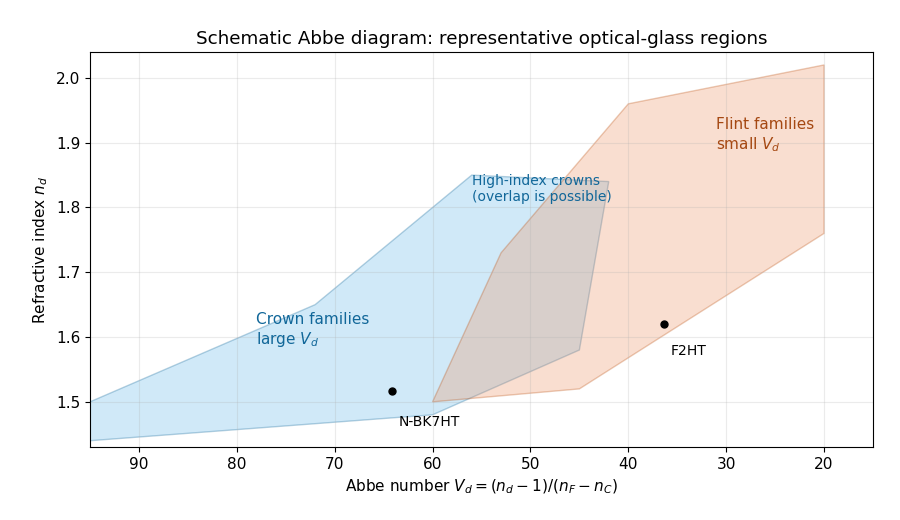

Write the Python code that produced this figure.
# Original exam-solution diagram; Python 3.14, matplotlib 3.10.7, numpy 2.3.5.
# Run beside the eventual paper with its working directory set to the mirrored _media directory.
import os
import tempfile
from pathlib import Path
# A caller may reuse its fresh publication namespace; standalone runs create one.
_cache_root = Path(os.environ['PAPER_338_PUBLICATION_CACHE']) if os.environ.get('PAPER_338_PUBLICATION_CACHE') else Path(tempfile.mkdtemp(prefix='2017-iii-paper-338-publication-', dir='/tmp'))
os.environ['MPLCONFIGDIR'] = str(_cache_root / 'mpl-cache')
os.environ['XDG_CACHE_HOME'] = str(_cache_root / 'xdg-cache')
import matplotlib
matplotlib.use('Agg')
import matplotlib.pyplot as plt
import numpy as np
from pathlib import Path
plt.rcParams.update({'font.size':11,'figure.facecolor':'white','axes.facecolor':'white','savefig.facecolor':'white','savefig.transparent':False})

from matplotlib.patches import Polygon
fig,ax=plt.subplots(figsize=(9,5.2),dpi=100);fig.subplots_adjust(left=.10,right=.97,bottom=.14,top=.90)
crown=np.array([[95,1.44],[60,1.48],[45,1.58],[42,1.84],[56,1.85],[72,1.65],[95,1.50]])
flint=np.array([[60,1.50],[45,1.52],[20,1.76],[20,2.02],[40,1.96],[53,1.73]])
ax.add_patch(Polygon(crown,facecolor='#66b7e8',edgecolor='#116799',alpha=.3));ax.add_patch(Polygon(flint,facecolor='#ed9365',edgecolor='#bc500f',alpha=.3))
ax.text(78,1.59,'Crown families\nlarge $V_d$',color='#116799');ax.text(31,1.89,'Flint families\nsmall $V_d$',color='#a54812');ax.text(56,1.81,'High-index crowns\n(overlap is possible)',color='#116799',fontsize=10)
for V,n,label,offset in [(64.17,1.51680,'N-BK7HT',(5,-25)),(36.37,1.62004,'F2HT',(5,-22))]:ax.plot(V,n,'ko',ms=5);ax.annotate(label,(V,n),xytext=offset,textcoords='offset points',fontsize=10)
ax.set(xlim=(95,15),ylim=(1.43,2.04),xlabel=r'Abbe number $V_d=(n_d-1)/(n_F-n_C)$',ylabel=r'Refractive index $n_d$');ax.grid(alpha=.25);ax.set_title('Schematic Abbe diagram: representative optical-glass regions')
fig.savefig('paper-338-glass-map.png',dpi=100);plt.close(fig)
